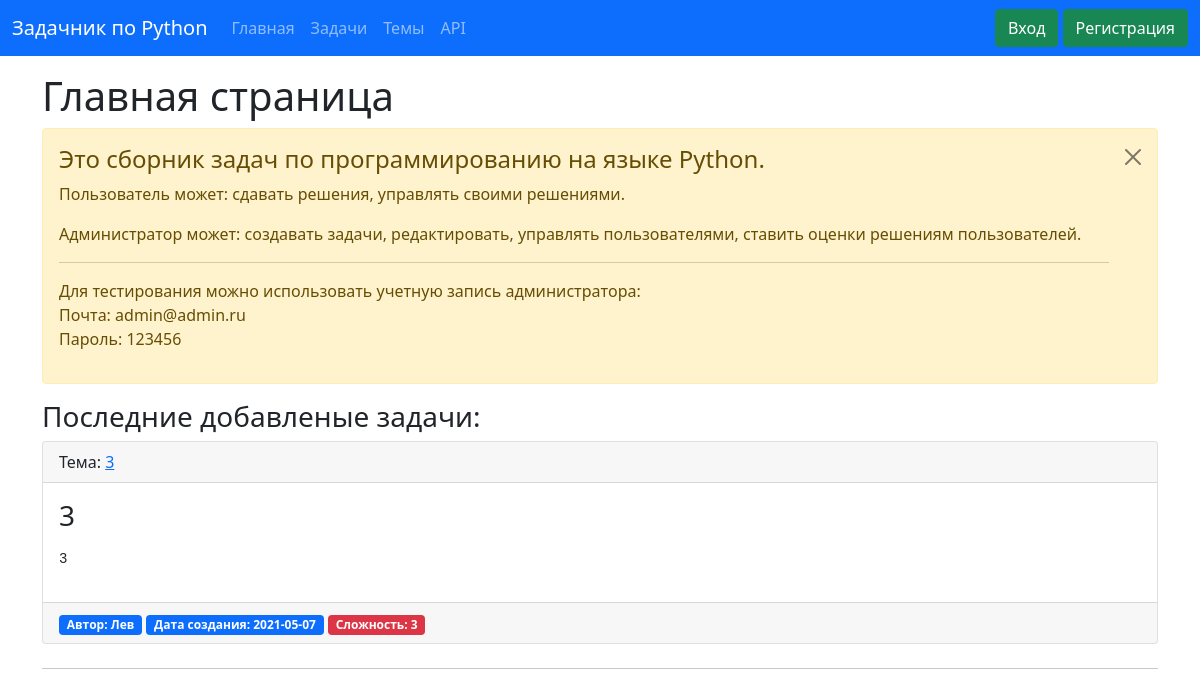
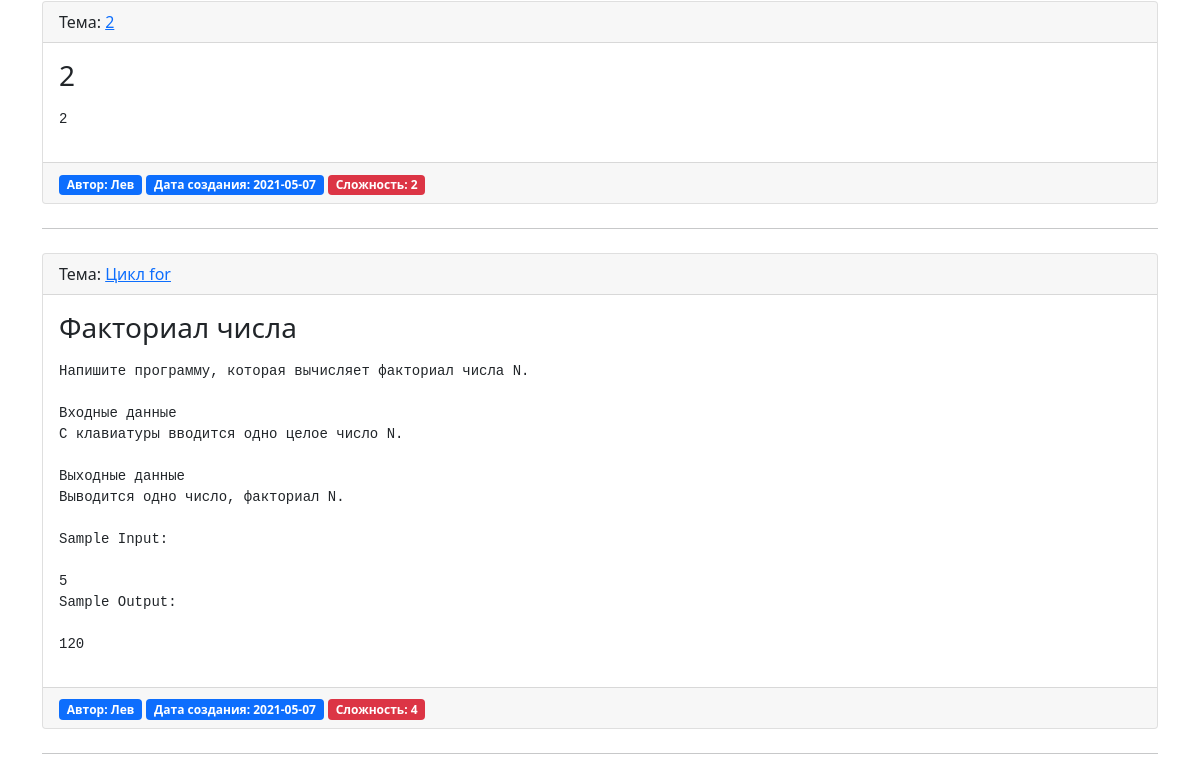
The app's page /index, older data (2 pictures, top to bottom).
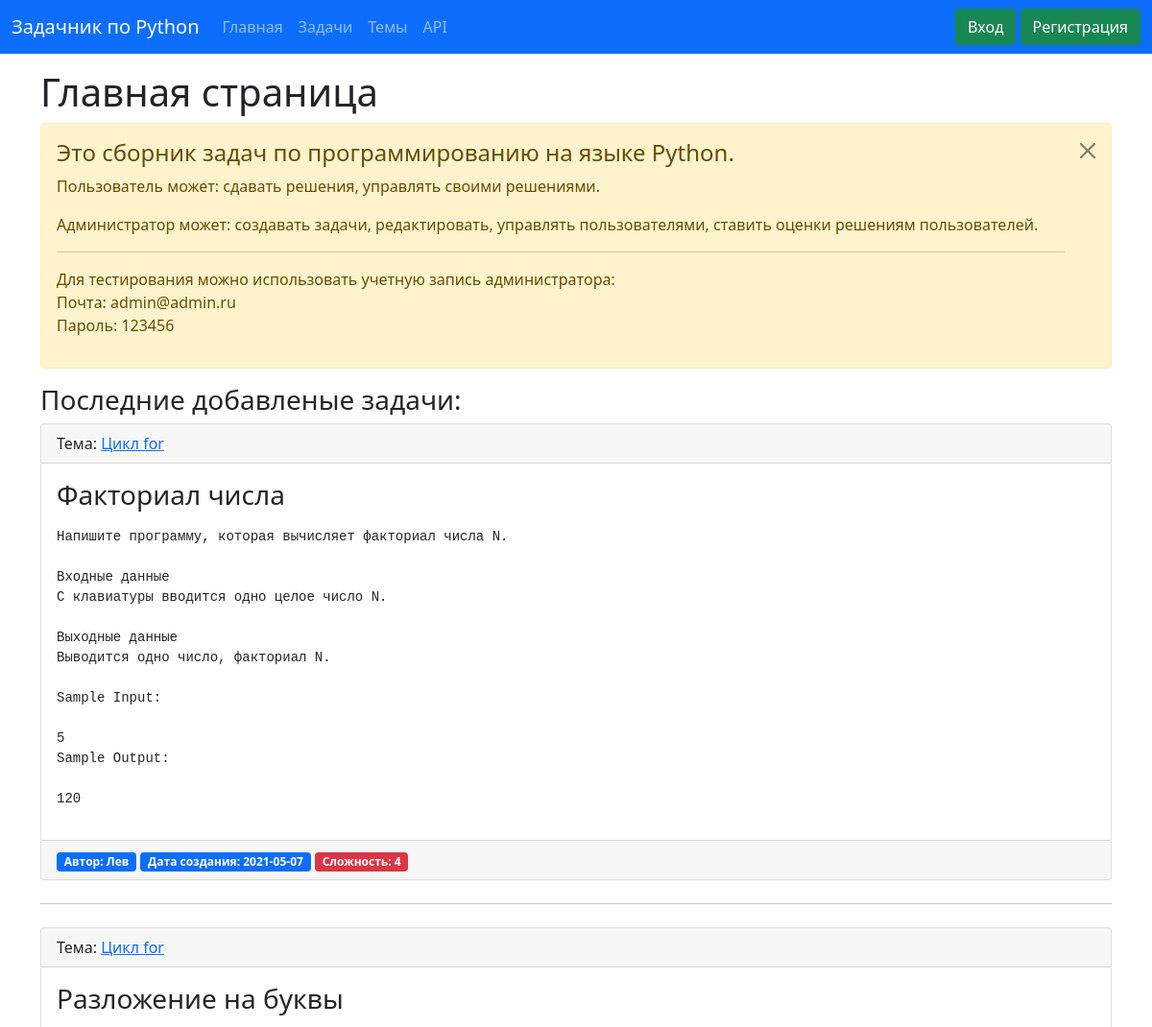
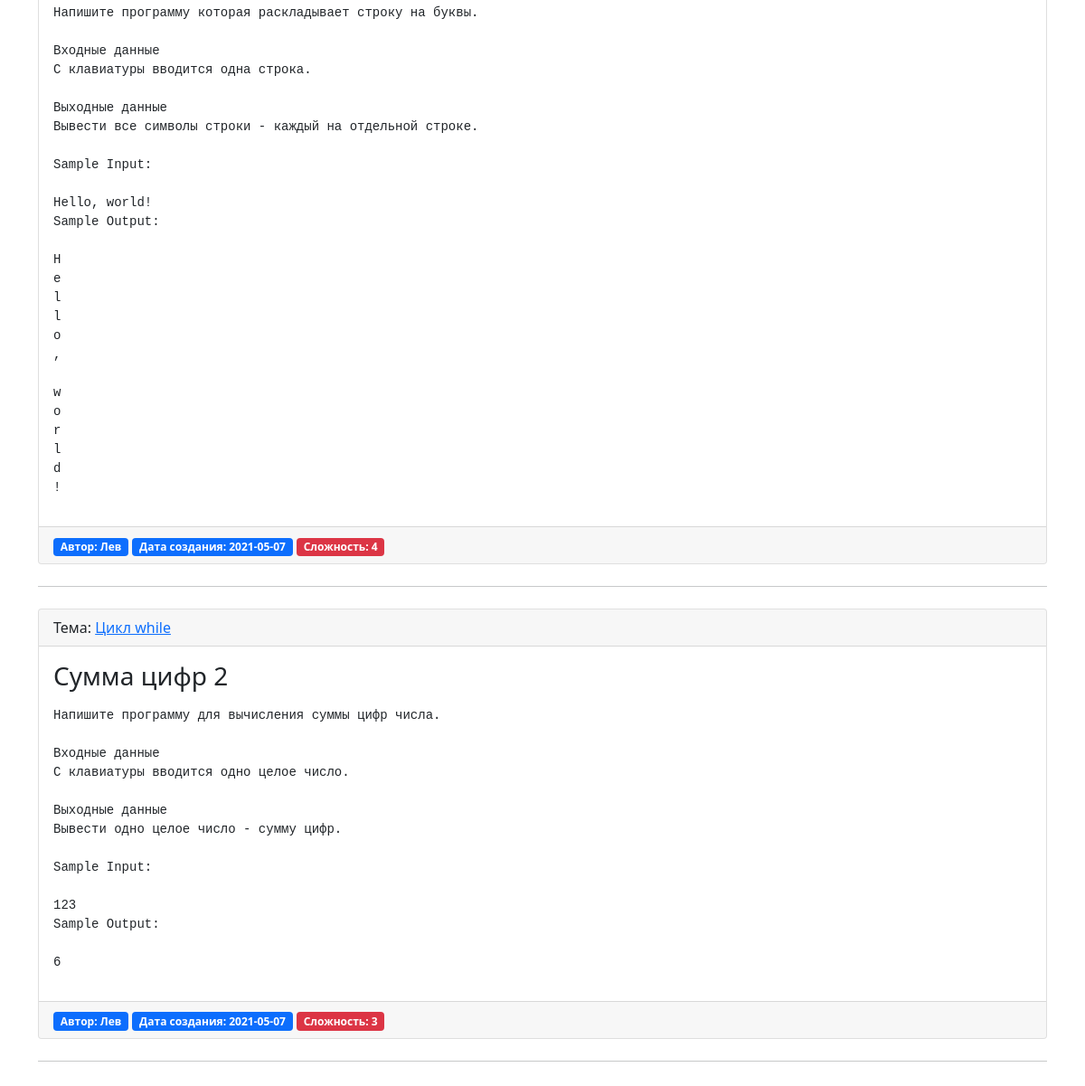
The same page, newer data (2 pictures, top to bottom).
### data/tasks.py (models this page shows, shortened)
class Task(SqlAlchemyBase, SerializerMixin):
    __tablename__ = 'tasks'
    id = sqlalchemy.Column(sqlalchemy.Integer, primary_key=True, autoincrement=True)
    title = sqlalchemy.Column(sqlalchemy.String, index=True, nullable=True)
    content = sqlalchemy.Column(sqlalchemy.String, nullable=True)
    subject = sqlalchemy.Column(sqlalchemy.String, default='Без темы')
    created_date = sqlalchemy.Column(sqlalchemy.Date, default=datetime.date.today)
    rating = sqlalchemy.Column(sqlalchemy.Integer)
    user_id = sqlalchemy.Column(sqlalchemy.Integer, sqlalchemy.ForeignKey("users.id"))
    user = orm.relation('User', back_populates='task')
    solve = orm.relation('Solve', cascade="all, delete")

### data/users.py (models this page shows, shortened)
class User(SqlAlchemyBase, UserMixin, SerializerMixin):
    __tablename__ = 'users'
    id = sqlalchemy.Column(sqlalchemy.Integer, primary_key=True, autoincrement=True)
    name = sqlalchemy.Column(sqlalchemy.String, index=True, nullable=True)
    role = sqlalchemy.Column(sqlalchemy.String, default='user')
    email = sqlalchemy.Column(sqlalchemy.String, index=True, unique=True, nullable=True)
    hashed_password = sqlalchemy.Column(sqlalchemy.String, nullable=True)
    created_date = sqlalchemy.Column(sqlalchemy.DateTime, default=datetime.date.today)
    task = orm.relation("Task", back_populates='user')
    solve = orm.relation("Solve", cascade="all, delete")

### main.py (the view)
@app.route("/")
@app.route('/index')
def index():
    session = db_session.create_session()
    result = session.query(Task)[:-4:-1]
    return render_template("home_page.html", title='Главная страница', tasks=result)

### data/db_session.py (called while the page is built)
def create_session() -> Session:
    global __factory
    return __factory()

### templates/home_page.html
{% extends "base_template.html" %}
{% block main %}
<h1>Главная страница</h1>
<div class="alert alert-warning alert-dismissible fade show"  role="alert">
    <h4 class="alert-heading">Это сборник задач по программированию на языке Python.</h4>
    <p> Пользователь может: сдавать решения, управлять своими решениями.</p>
    <p>Администратор может: создавать задачи, редактировать, управлять пользователями, ставить оценки решениям
        пользователей.</p>
    <hr>
    <p>Для тестирования можно использовать учетную запись администратора:<br>
        Почта: admin@admin.ru<br>
        Пароль: 123456</p>
    <button type="button" class="btn-close" data-bs-dismiss="alert" aria-label="Close"></button>
</div>
<h3>Последние добавленые задачи:</h3>
{% for task in tasks%}
<div class="card">
    <div class="card-header">
        Тема: <a href="subjects/tasks/{{task.subject}}">{{task.subject}}</a>
    </div>
    <div class="card-body">
        <h3 class="card-title">{{task.title}} </h3>
        <p class="card-text word-wrap: break-word">
        <pre>{{task.content | safe}}</pre>
        </p>
    </div>
    <div class="card-footer text-muted">
        <span class="badge bg-primary">Автор: {{task.user.name}}</span>
        <span class="badge bg-primary">Дата создания: {{task.created_date}}</span>
        <span class="badge bg-danger">Сложность: {{task.rating}}</span>
    </div>
</div>
<hr class="my-4">
{% endfor %}
{% endblock %}

Row changes from the older to the newer data that the page shows:
removed Task: subject "3", title "3", content "3", user.name "Лев", created_date "2021-05-07", rating "3"
removed Task: subject "2", title "2", content "2", user.name "Лев", created_date "2021-05-07", rating "2"
now on this page (row unchanged): Task: subject "Цикл for", title "Разложение на буквы", content "Напишите программу которая раскладывает строку на буквы. Входные данные С клавиатуры вводится одна строка. Выходные данные Вывести все символы строки - каждый на отдельной строке. Sample Input: Hello, world! Sample Output: H e l l o , w o r l d !", user.name "Лев", created_date "2021-05-07", rating "4"
now on this page (row unchanged): Task: subject "Цикл while", title "Сумма цифр 2", content "Напишите программу для вычисления суммы цифр числа. Входные данные С клавиатуры вводится одно целое число. Выходные данные Вывести одно целое число - сумму цифр. Sample Input: 123 Sample Output: 6", user.name "Лев", created_date "2021-05-07", rating "3"
